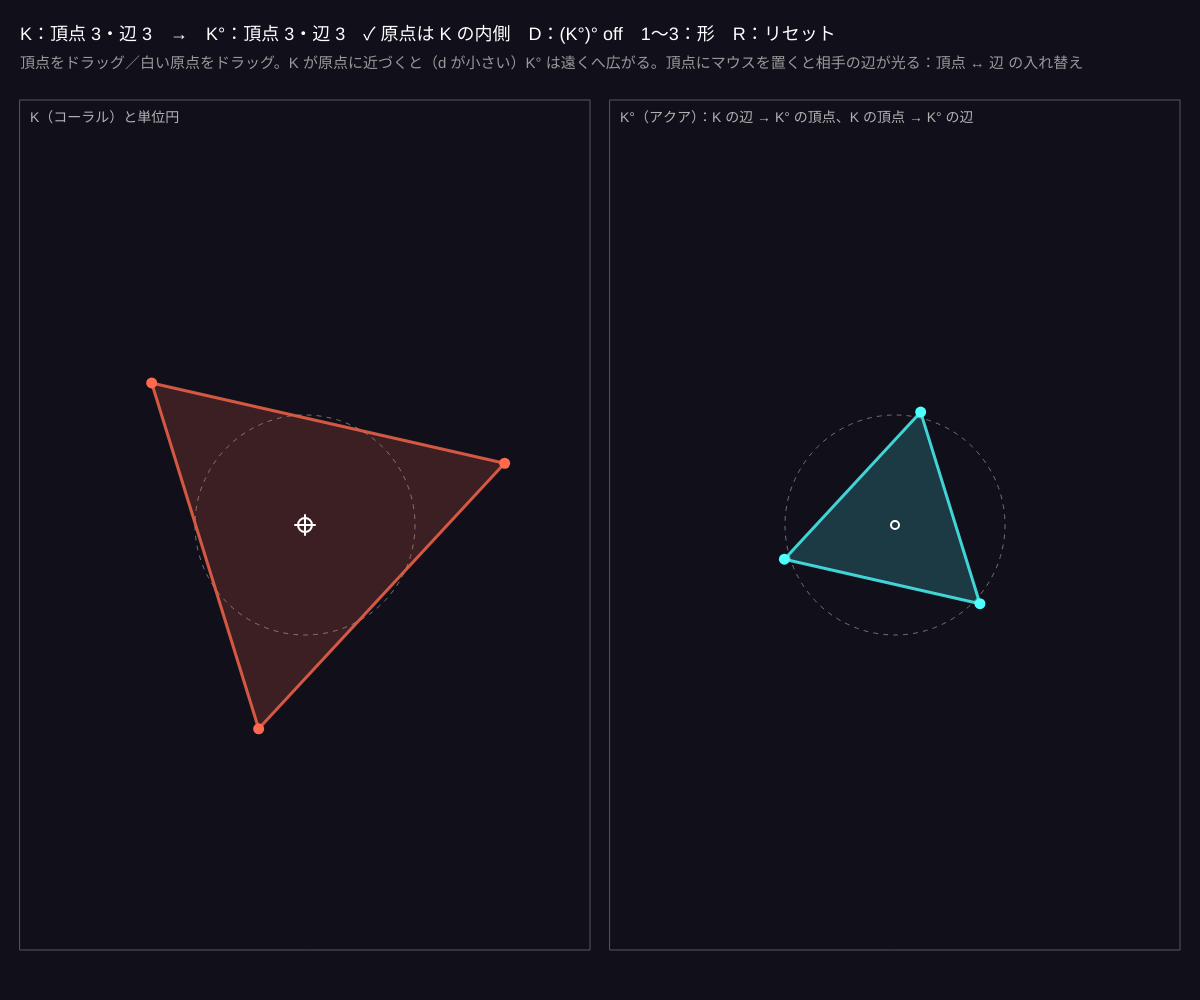
Frame 1 (no input)
Frame 60 (no input): identical to frame 1, image omitted
Frame 120 (the mouse pressed at the canvas centre since frame 60): identical to frame 1, image omitted

The p5.js sketch that drew this single still picture (run headless with seeded random() and noise() and a simulated clock; from frame 60 on, the mouse is pressed at the canvas centre):

// p5.js sketch
// ── sketch.js
// ============================================
// 01 多角形の極双対
// 凸多角形 K の各「辺」の直線 ⟨n, x⟩ = d を、単位円に関する極で「頂点」n/d に写す
//   K° = { y : ⟨x, y⟩ ≤ 1 for all x ∈ K }　頂点の数 ↔ 辺の数 が入れ替わり、(K°)° = K
//   原点が K の内側にないと d ≤ 0 の辺が出て、双対は「壊れる」（有界でなくなる）
// 頂点ドラッグ / 原点（白）ドラッグ / クリック = 頂点を追加 / D = 双対の双対を重ねる / 1〜3 = 形 / R = リセット
// ============================================

let verts = [];                 // K の頂点（原点を中心とした数学座標、単位円の半径 = 1）
let origin = { x: 0, y: 0 };    // 極の中心（これを動かすと「壊れる」のが見える）
let UNIT = 110;                    // ★ 単位円の半径（px）
let showDD = false;
let dragI = -1, dragO = false;

function setup() {
  createCanvas(windowWidth, windowHeight);
  colorMode(HSB, 360, 100, 100, 100);
  preset(1);
}

function preset(k) {
  verts = [];
  let n = [0, 3, 4, 6][k], rr = [0, 1.9, 1.6, 1.5][k];
  for (let i = 0; i < n; i++) verts.push({ x: rr * Math.cos(i * 2 * Math.PI / n + 0.3), y: rr * Math.sin(i * 2 * Math.PI / n + 0.3) });
  origin = { x: 0, y: 0 };
}

function panels() {
  let w = (width - 60) / 2, h = height - 150, y = 100;
  return { L: { x: 20, y, w, h, cx: 20 + w / 2, cy: y + h / 2 }, Rp: { x: 40 + w, y, w, h, cx: 40 + w * 1.5, cy: y + h / 2 } };
}
function toScreen(P, p) { return { x: P.cx + p.x * UNIT, y: P.cy - p.y * UNIT }; }
function toMath(P, sx, sy) { return { x: (sx - P.cx) / UNIT, y: (P.cy - sy) / UNIT }; }

// ★ 極双対：辺 (v_i, v_{i+1}) の直線 ⟨n, x − o⟩ = d → 双対の頂点 o + n / d
function polarDual(poly, o) {
  let out = [], broken = false;
  for (let i = 0; i < poly.length; i++) {
    let a = poly[i], b = poly[(i + 1) % poly.length];
    let ex = b.x - a.x, ey = b.y - a.y, len = Math.hypot(ex, ey) || 1e-9;
    let nx = ey / len, ny = -ex / len;                 // 外向き法線（頂点は反時計回り）
    let d = nx * (a.x - o.x) + ny * (a.y - o.y);        // 原点から辺までの符号つき距離
    if (d <= 0.02) broken = true;
    d = Math.abs(d) < 0.02 ? (d < 0 ? -0.02 : 0.02) : d;
    out.push({ x: o.x + nx / d, y: o.y + ny / d });
  }
  return { poly: out, broken };
}

// 凸包（反時計回り）
function hull(ps) {
  let s = ps.slice().sort((p, q) => p.x - q.x || p.y - q.y);
  if (s.length < 3) return s;
  let cr = (o, p, q) => (p.x - o.x) * (q.y - o.y) - (p.y - o.y) * (q.x - o.x);
  let lo = [], up = [];
  for (let p of s) { while (lo.length >= 2 && cr(lo[lo.length - 2], lo[lo.length - 1], p) <= 0) lo.pop(); lo.push(p); }
  for (let p of s.slice().reverse()) { while (up.length >= 2 && cr(up[up.length - 2], up[up.length - 1], p) <= 0) up.pop(); up.push(p); }
  return lo.slice(0, -1).concat(up.slice(0, -1));
}

function drawPoly(P, poly, hue, fillA, w, hiEdge) {
  for (let i = 0; i < poly.length; i++) {
    let a = toScreen(P, poly[i]), b = toScreen(P, poly[(i + 1) % poly.length]);
    stroke(hue, 70, 100, i === hiEdge ? 100 : 80); strokeWeight(i === hiEdge ? 7 : w);
    line(a.x, a.y, b.x, b.y);
  }
  if (fillA > 0) { noStroke(); fill(hue, 70, 100, fillA); beginShape(); for (let p of poly) { let s = toScreen(P, p); vertex(s.x, s.y); } endShape(CLOSE); }
}
function drawFrame(P, title) {
  noFill(); stroke(0, 0, 35); strokeWeight(1); rect(P.x, P.y, P.w, P.h);
  stroke(0, 0, 45); strokeWeight(1); drawingContext.setLineDash([4, 6]);
  let o = toScreen(P, origin); circle(o.x, o.y, 2 * UNIT);
  drawingContext.setLineDash([]);
  noStroke(); fill(0, 0, 70); textSize(14); text(title, P.x + 10, P.y + 22);
}

function draw() {
  background(250, 40, 10);
  let { L, Rp } = panels();
  drawFrame(L, 'K（コーラル）と単位円');
  drawFrame(Rp, 'K°（アクア）：K の辺 → K° の頂点、K の頂点 → K° の辺');
  let D = polarDual(verts, origin);
  let DD = polarDual(D.poly, origin);

  // マウスに近い頂点（左）/ 近い双対頂点（右）
  let hiV = -1, hiE = -1;
  for (let i = 0; i < verts.length; i++) { let s = toScreen(L, verts[i]); if (dist(mouseX, mouseY, s.x, s.y) < 16) hiV = i; }
  for (let i = 0; i < D.poly.length; i++) { let s = toScreen(Rp, D.poly[i]); if (dist(mouseX, mouseY, s.x, s.y) < 16) hiE = i; }
  if (dragI >= 0) hiV = dragI;

  // 左：K。頂点 i に対応する K° の辺は (w_{i-1}, w_i)
  drawPoly(L, verts, 10, 18, 3, hiE);
  for (let i = 0; i < verts.length; i++) {
    let s = toScreen(L, verts[i]);
    noStroke(); fill(10, 70, 100); circle(s.x, s.y, i === hiV ? 16 : 11);
  }
  // 右：K°。頂点 i に対応する K の辺 i を太く、K の頂点 hiV に対応する K° の辺 (hiV−1, hiV) を太く
  let n = verts.length;
  drawPoly(Rp, D.poly, 180, 18, 3, hiV >= 0 ? (hiV - 1 + n) % n : -1);
  for (let i = 0; i < D.poly.length; i++) {
    let s = toScreen(Rp, D.poly[i]);
    noStroke(); fill(180, 70, 100); circle(s.x, s.y, i === hiE ? 16 : 11);
  }
  // 選んだ頂点 ↔ 辺：左の頂点 hiV の極線を右に、右の頂点 hiE の極線を左に（点線）
  if (hiV >= 0) polarLine(Rp, verts[hiV], 10);
  if (hiE >= 0) polarLine(L, D.poly[hiE], 180);
  // 双対の双対
  if (showDD) { drawingContext.setLineDash([8, 6]); drawPoly(L, DD.poly, 60, 0, 3, -1); drawingContext.setLineDash([]); }
  // 原点
  let o = toScreen(L, origin), o2 = toScreen(Rp, origin);
  stroke(0, 0, 100); strokeWeight(2); noFill(); circle(o.x, o.y, 14); circle(o2.x, o2.y, 8);
  line(o.x - 10, o.y, o.x + 10, o.y); line(o.x, o.y - 10, o.x, o.y + 10);

  noStroke(); fill(0, 0, 100); textSize(18);
  text('K：頂点 ' + n + '・辺 ' + n + '　→　K°：頂点 ' + n + '・辺 ' + n + '　' + (D.broken ? '⚠ 原点が K の外（または辺の上）：双対が壊れる' : '✓ 原点は K の内側') + '　D：(K°)° ' + (showDD ? 'ON（黄の点線 = K に重なる）' : 'off') + '　1〜3：形　R：リセット', 20, 40);
  fill(0, 0, 60); textSize(15);
  text('頂点をドラッグ／白い原点をドラッグ。K が原点に近づくと（d が小さい）K° は遠くへ広がる。頂点にマウスを置くと相手の辺が光る：頂点 ↔ 辺 の入れ替え', 20, 68);
}

// 点 p の極線 ⟨p − o, x − o⟩ = 1 を描く
function polarLine(P, p, hue) {
  let vx = p.x - origin.x, vy = p.y - origin.y, d2 = vx * vx + vy * vy;
  if (d2 < 1e-6) return;
  let fx = origin.x + vx / d2, fy = origin.y + vy / d2;        // 足
  let tx = -vy / Math.sqrt(d2), ty = vx / Math.sqrt(d2);
  let c = clipSeg(P, toScreen(P, { x: fx + tx * 6, y: fy + ty * 6 }), toScreen(P, { x: fx - tx * 6, y: fy - ty * 6 }));
  if (!c) return;
  stroke(hue, 60, 100, 60); strokeWeight(2); drawingContext.setLineDash([6, 6]); line(c[0].x, c[0].y, c[1].x, c[1].y); drawingContext.setLineDash([]);
}

function mousePressed() {
  let { L } = panels();
  let o = toScreen(L, origin);
  if (dist(mouseX, mouseY, o.x, o.y) < 14) { dragO = true; return; }
  for (let i = 0; i < verts.length; i++) {
    let s = toScreen(L, verts[i]);
    if (dist(mouseX, mouseY, s.x, s.y) < 14) { dragI = i; return; }
  }
  if (mouseX >= L.x && mouseX <= L.x + L.w && mouseY >= L.y && mouseY <= L.y + L.h && verts.length < 12) {
    verts.push(toMath(L, mouseX, mouseY)); verts = hull(verts);
  }
}
function mouseDragged() {
  let { L } = panels();
  let m = toMath(L, constrain(mouseX, L.x, L.x + L.w), constrain(mouseY, L.y, L.y + L.h));
  if (dragO) origin = m;
  else if (dragI >= 0) {
    let moved = verts[dragI]; moved.x = m.x; moved.y = m.y;
    let h = hull(verts); if (h.length === verts.length) { verts = h; dragI = verts.indexOf(moved); }
  }
}
function mouseReleased() { dragI = -1; dragO = false; }
function keyPressed() {
  if (key === 'd' || key === 'D') showDD = !showDD;
  if (key === 'r' || key === 'R') preset(1);
  if (key >= '1' && key <= '3') preset(int(key));
}

// ---------- やってみよう ----------
// 1. 正方形（2）の双対はひし形（正方形を 45° 回したもの）。正三角形の双対は？ 正六角形は？
// 2. 頂点を単位円の上に置くと、双対の辺はその頂点に接する。中に入れると双対は外へ、外に出すと内へ
// 3. 原点を K の辺の近くへ持っていく。d → 0 のとき双対の頂点はどこへ飛ぶ？
// 4. D を押して (K°)° = K を確認。壊れたとき（原点が外）はどうなる？

// 線分を枠で切る（Liang–Barsky）
function clipSeg(P, s1, s2) {
  let t0 = 0, t1 = 1, dx = s2.x - s1.x, dy = s2.y - s1.y;
  for (let [p, q] of [[-dx, s1.x - P.x], [dx, P.x + P.w - s1.x], [-dy, s1.y - P.y], [dy, P.y + P.h - s1.y]]) {
    if (p === 0) { if (q < 0) return null; continue; }
    let r = q / p;
    if (p < 0) { if (r > t1) return null; if (r > t0) t0 = r; } else { if (r < t0) return null; if (r < t1) t1 = r; }
  }
  return [{ x: s1.x + t0 * dx, y: s1.y + t0 * dy }, { x: s1.x + t1 * dx, y: s1.y + t1 * dy }];
}
